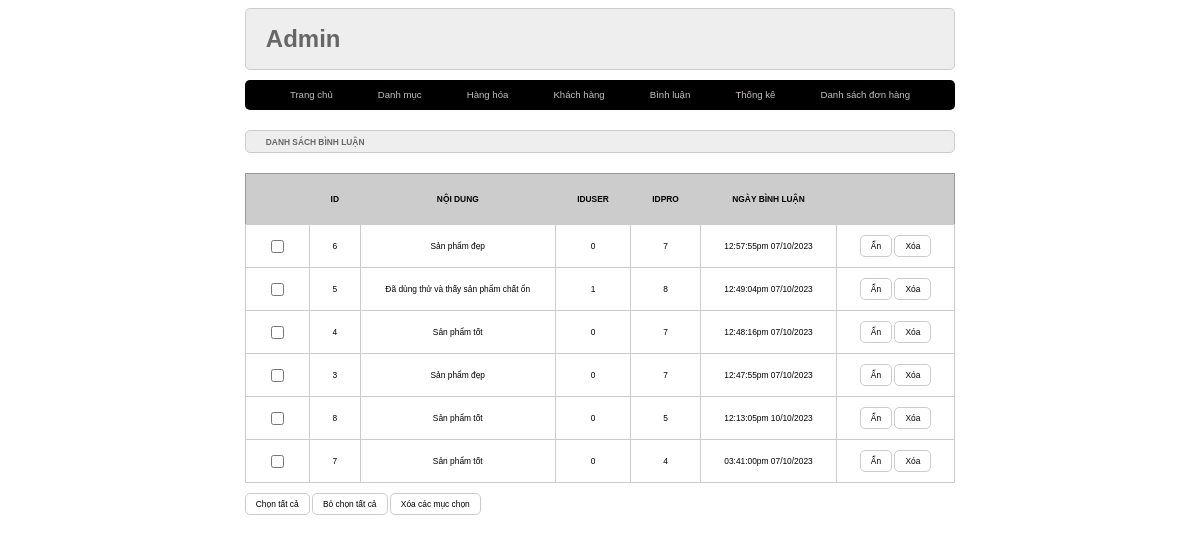
Screenshot of /admin/index.php?act=dsbl with the database file from the repository.
### tables this page shows
CREATE TABLE `binhluan` (
  `id` int(11) NOT NULL,
  `noidung` text NOT NULL,
  `iduser` int(11) NOT NULL,
  `idpro` int(11) NOT NULL,
  `ngaybinhluan` varchar(30) NOT NULL
);

### model/pdo.php (called while the page is built, shortened)
<?php
    function pdo_get_connection(){
        $dburl = "mysql:host=localhost:3308;dbname=PH43221_WD18326;charset=utf8";
        $username = 'root';
        $password = '';
        $conn = new PDO($dburl, $username, $password);
        $conn->setAttribute(PDO::ATTR_ERRMODE, PDO::ERRMODE_EXCEPTION);
        return $conn;
    }
    function pdo_query($sql){
        $sql_args = array_slice(func_get_args(), 1);
        try{
            $conn = pdo_get_connection();
            $stmt = $conn->prepare($sql);
            $stmt->execute($sql_args);
            $rows = $stmt->fetchAll();
            return $rows;
        }
        catch(PDOException $e){
            throw $e;
        }
        finally{
            unset($conn);
        }
    }

### model/binhluan.php (called while the page is built, shortened)
<?php
    function loadall_binhluan($idpro){
        $sql = "SELECT * FROM binhluan WHERE 1";
        $sql.=" ORDER BY ngaybinhluan DESC";
        return pdo_query($sql);
    }
?>

### admin/binhluan/list.php (the view)
<div class="raw">
    <div class="raw formtitle">
        <h1>DANH SÁCH BÌNH LUẬN</h1>
    </div>
    <div class="raw formcontent">
        <div class="raw mb10 formdsloai">
            <table>
                <tr>
                    <th></th>
                    <th>ID</th>
                    <th>NỘI DUNG</th>
                    <th>IDUSER</th>
                    <th>IDPRO</th>
                    <th>NGÀY BÌNH LUẬN</th>
                    <th></th>
                </tr>
                <?php
                    foreach ($listbl as $binhluan) {
                        extract($binhluan);
                        $suabl = "index.php?act=suabl&id=".$id;
                        $xoabl = "index.php?act=xoabl&id=".$id;
                        echo '  <tr>
                                    <td><input type="checkbox" name="" id=""></td>
                                    <td>'.$id.'</td>
                                    <td>'.$noidung.'</td>
                                    <td>'.$iduser.'</td>
                                    <td>'.$idpro.'</td>
                                    <td>'.$ngaybinhluan.'</td>
                                    <td>
                                        <a href="'.$suabl.'">
                                            <input type="button" value="Ẩn">
                                        </a>
                                        <a href="'.$xoabl.'">
                                            <input type="button" value="Xóa">
                                        </a>
                                    </td>
                                </tr>';
                    }
                ?>
            </table>
        </div>
        <div class="raw mb10">
            <input type="button" value="Chọn tất cả">
            <input type="button" value="Bỏ chọn tất cả">
            <input type="button" value="Xóa các mục chọn">
        </div>
    </div>
</div>

### admin/header.php (shortened to what this page needs)
<!DOCTYPE html>
<html lang="en">
<head>
    <link rel="stylesheet" href="../css/style.css">
</head>
<body>
    <div class="boxcenter">
        <div class="raw mb10 headerAdmin">
            <h1>Admin</h1>
        </div>
        <div class="raw mb menu">
            <ul>
                <li><a href="index.php">Trang chủ</a></li>
                <li><a href="index.php?act=adddm">Danh mục</a></li>
                <li><a href="index.php?act=addsp">Hàng hóa</a></li>
                <li><a href="index.php?act=dskh">Khách hàng</a></li>
                <li><a href="index.php?act=dsbl">Bình luận</a></li>
                <li><a href="index.php?act=thongke">Thống kê</a></li>
                <li><a href="index.php?act=listbill">Danh sách đơn hàng</a></li>
            </ul>
        </div>

### admin/index.php (shortened to what this page needs)
<?php
    include "../model/pdo.php";
    include "../model/binhluan.php";
    include "../model/giohang.php";
    include "header.php";
    if(isset($_GET['act'])) {
        $act = $_GET['act'];
        switch($act) {
            case "dsbl":
                $listbl = loadall_binhluan(0);
                include "binhluan/list.php";
                break;
        }
    } else {
        include "home.php";
    }
    include "footer.php";
?>

### css/style.css (style rules this page uses)
* { box-sizing: border-box; font-family: sans-serif; font-size: 0.7vw; }
.boxcenter { width: 60%; margin: 0 auto; }
.raw { float: left; width: 100%; }
.mb { margin-bottom: 20px; }
.mb10 { margin-bottom: 10px; }
.menu { background-color: black; color: #ccc; border-radius: 5px; }
.menu ul { padding: 0px 15px; height: 30px; margin: 0; display: flex; justify-content: space-evenly; align-items: center; }
.menu ul li { list-style-type: none; display: inline; padding: 0px 15px; line-height: 30px; }
.menu ul li a { color: #c8bfbf; text-decoration: none; font-size: 0.8vw; width: 100%; height: 100%; display: block; }
.formtaikhoan input[type="submit"], .formtaikhoan input[type="reset"], .formcontent input[type="submit"], .formcontent input[type="reset"], .formcontent input[type="button"] { padding: 5px 10px; background-color: white; border-radius: 5px; border: 1px #ccc solid; }
.headerAdmin { background-color: #eee; border: 1px #ccc solid; color: #666; border-radius: 5px; padding: 0px 20px; }
.headerAdmin h1 { font-size: 2vw; }
.formtitle { background-color: #eee; border: 1px #ccc solid; color: #666; border-radius: 5px; padding: 0px 20px; }
.formcontent { padding: 20px 0px; }
.formdsloai table { width: 100%; border-collapse: collapse; border: 1px #999 solid; }
.formdsloai table th { padding: 20px; background-color: #ccc; }
.formdsloai table td { padding: 10px 20px; border: 1px #ccc solid; text-align: center; }
a { text-decoration: none; }

### rows the page displays
binhluan: id "6", noidung "Sản phẩm đẹp", iduser "0", idpro "7", ngaybinhluan "12:57:55pm 07/10/2023"
binhluan: id "5", noidung "Đã dùng thử và thấy sản phẩm chất ổn", iduser "1", idpro "8", ngaybinhluan "12:49:04pm 07/10/2023"
binhluan: id "4", noidung "Sản phẩm tốt", iduser "0", idpro "7", ngaybinhluan "12:48:16pm 07/10/2023"
binhluan: id "3", noidung "Sản phẩm đẹp", iduser "0", idpro "7", ngaybinhluan "12:47:55pm 07/10/2023"
binhluan: id "8", noidung "Sản phẩm tốt", iduser "0", idpro "5", ngaybinhluan "12:13:05pm 10/10/2023"
binhluan: id "7", noidung "Sản phẩm tốt", iduser "0", idpro "4", ngaybinhluan "03:41:00pm 07/10/2023"
